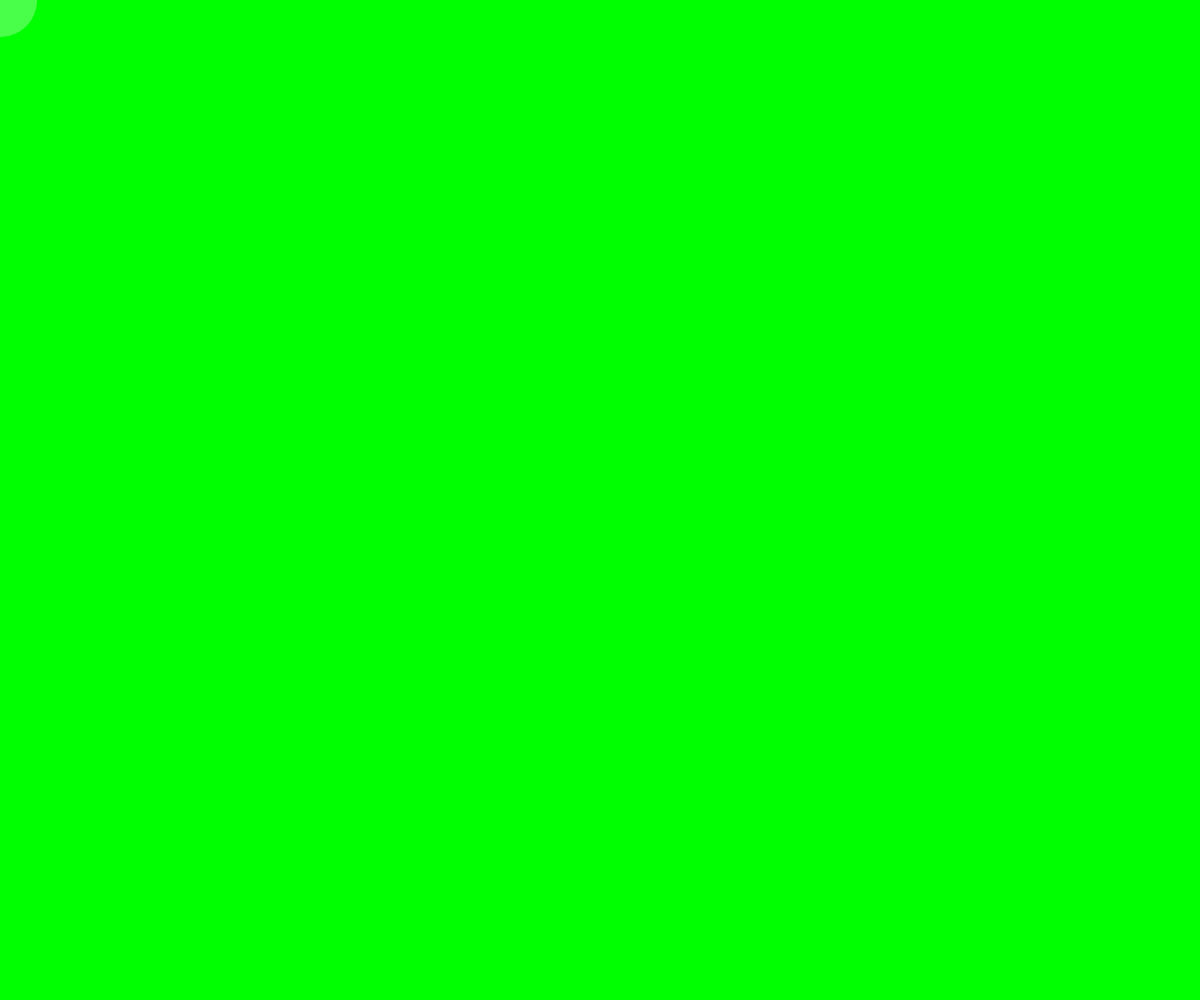
Frame 1 (no input)
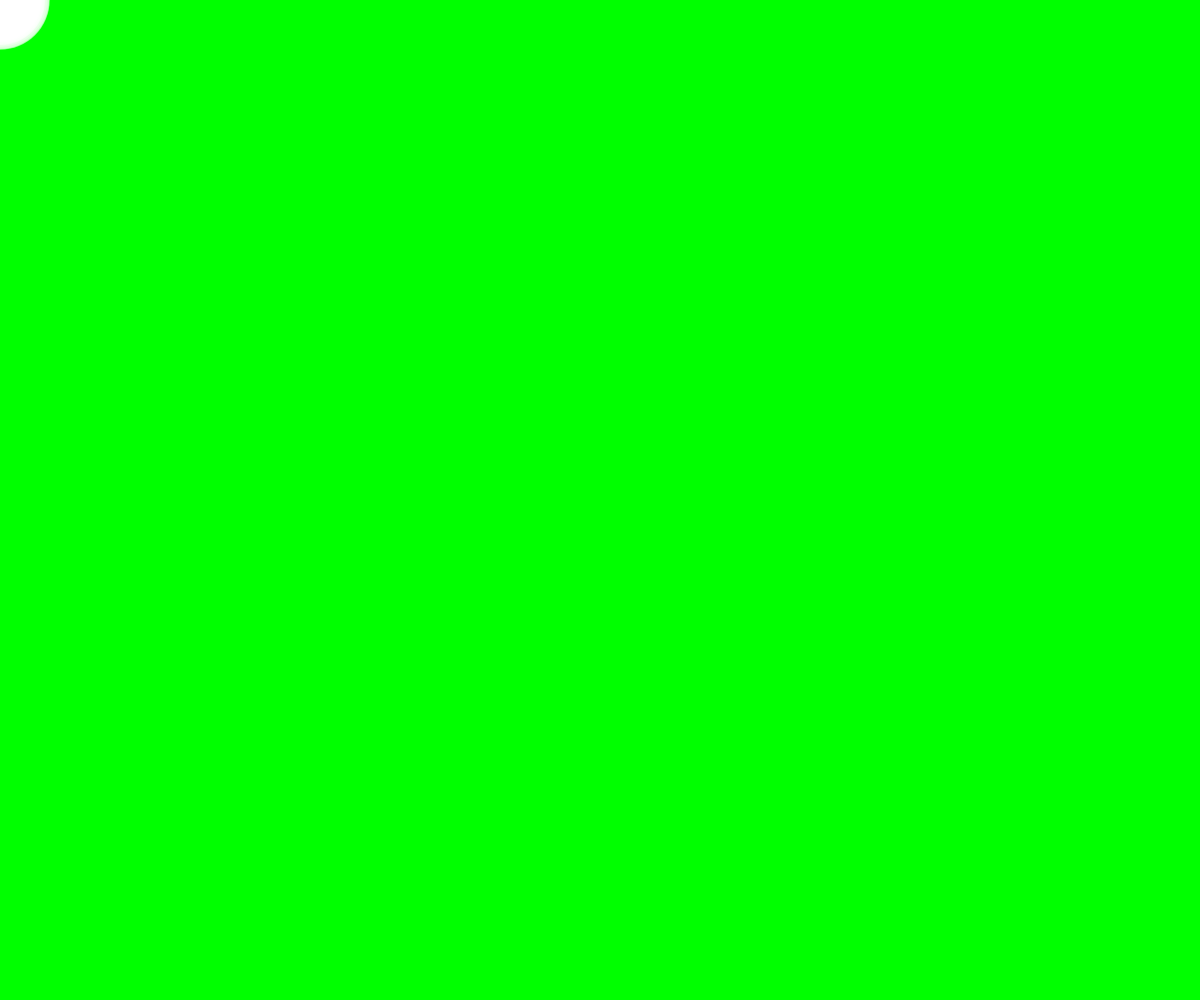
Frame 60 (no input)
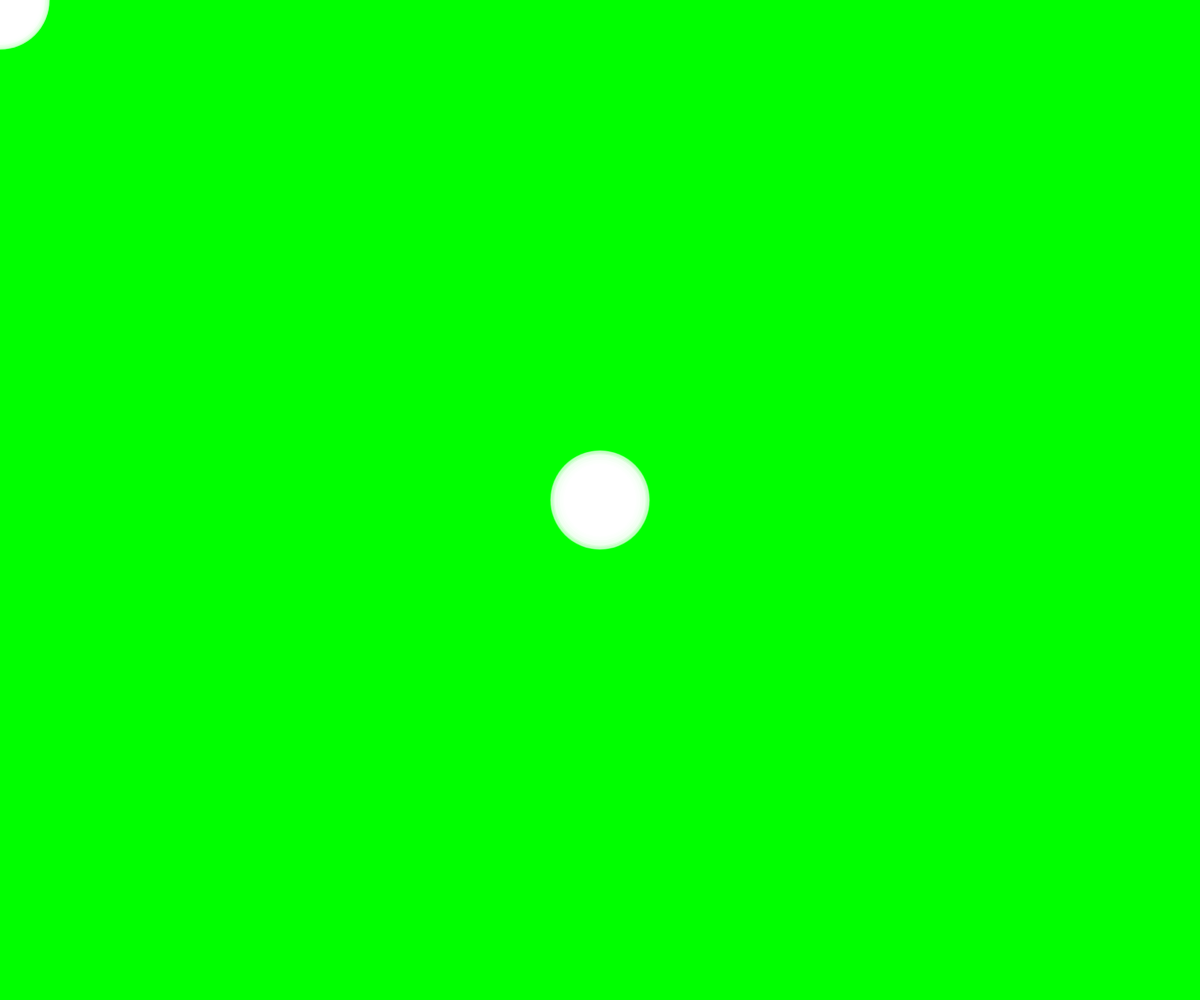
Frame 120 (the mouse pressed at the canvas centre since frame 60)

The p5.js sketch that drew these frames (run headless with seeded random() and noise() and a simulated clock; from frame 60 on, the mouse is pressed at the canvas centre):

// p5.js sketch
// ── sketch.js
var d;

function setup() {
  createCanvas(windowWidth, windowHeight);
  background(0,255,0);
  //frameRate(10)
}

function draw() {
  d = random(10,100);
  noStroke();
  fill(255,d)
  ellipse(mouseX, mouseY,d,d)
}
